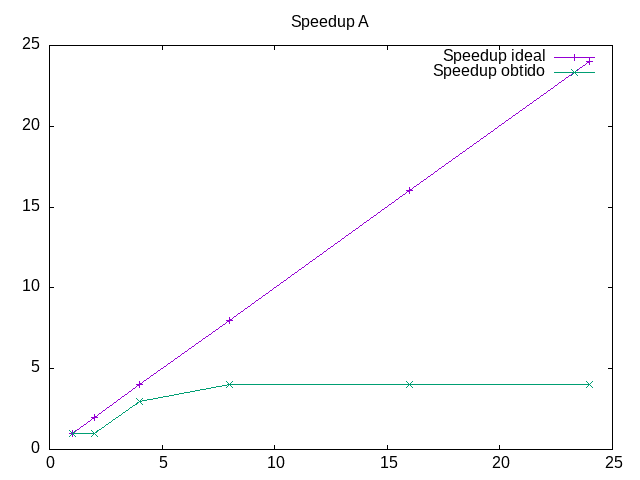

The script that saved this image:
# título do gráfico
set title "Speedup A"

# formato do arquivo de saída 
set term "png"

# arquivo de saída
set output "speedupA.png"

#  gráfico de linhas

plot "desempenhoA.txt" using 1:5 w linespoint title "Speedup ideal", \
     "desempenhoA.txt" using 1:6 w linespoint title "Speedup obtido"
